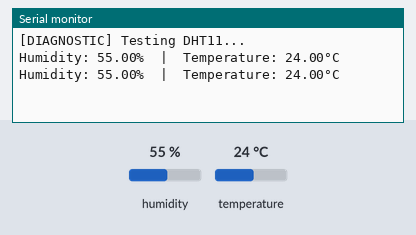
Recording of a sketch running on a simulated ESP32. Shown: the last lines printed to the serial monitor. Inputs (shaded band) come from the test bench; at power-on: humidity 55 %, temperature 24 °C.

Above: at 4.8 s.
4.9 s: humidity set to 22 %
At 6.6 s:
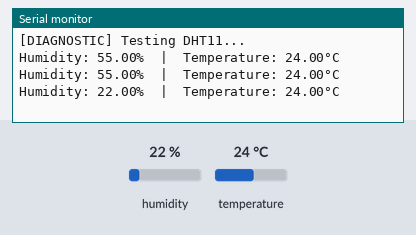
7.9 s: temperature set to 12 °C
At 8.9 s:
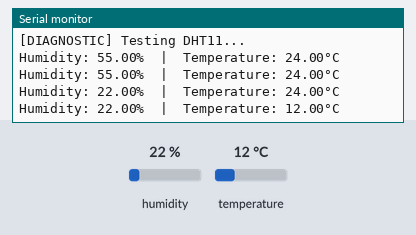
10.9 s: humidity set to 40 %
At 12.5 s:
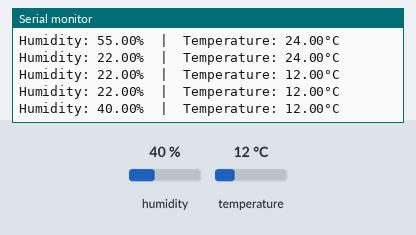
Timing chart, 0 to 14.0 s (numbered marks = the images above; inputs shaded):
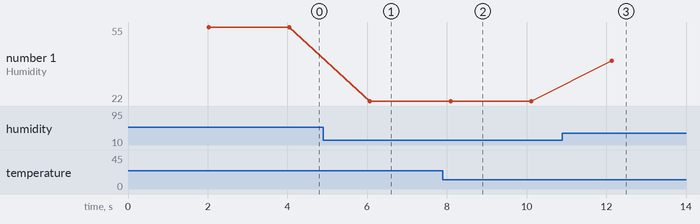

The sketch:

testeDHT.ino
```cpp
#include "DHT.h"

#define DHTPIN 19
#define DHTTYPE DHT11

DHT dht(DHTPIN, DHTTYPE);

void setup() {
  Serial.begin(115200);
  Serial.println(F("[DIAGNOSTIC] Testing DHT11..."));
  dht.begin();
}

void loop() {
  delay(2000);

  float h = dht.readHumidity();
  float t = dht.readTemperature();

  if (isnan(h) || isnan(t)) {
    Serial.println(F("CRITICAL: Failed to read from DHT sensor! Check wiring."));
    return;
  }

  Serial.print(F("Humidity: "));
  Serial.print(h);
  Serial.print(F("%  |  Temperature: "));
  Serial.print(t);
  Serial.println(F("°C"));
}
```

Measured:
- after the input at 4.9 s, the serial monitor: prints a new line after 1.2 s (image 1)
- after the input at 7.9 s, the serial monitor: prints a new line after 0.19 s (image 2)
- after the input at 10.9 s, the serial monitor: prints a new line after 1.2 s (image 3)
- plotted number 1: 55 → 22 after the input at 4.9 s, 22 → 40 after the input at 10.9 s
